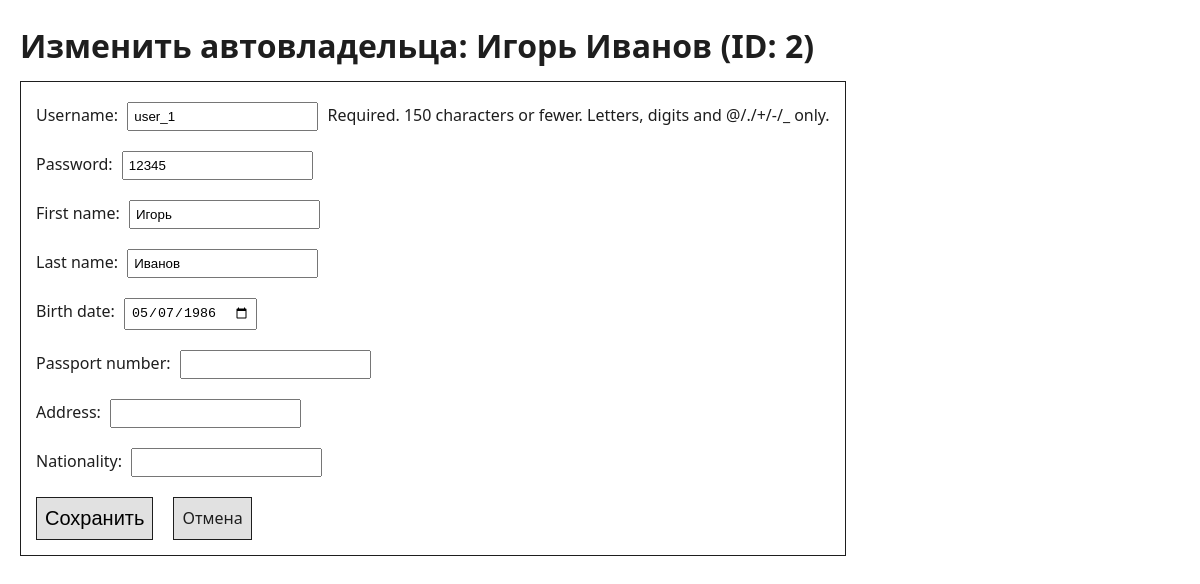
The app's page /owner/edit/2/, older data.
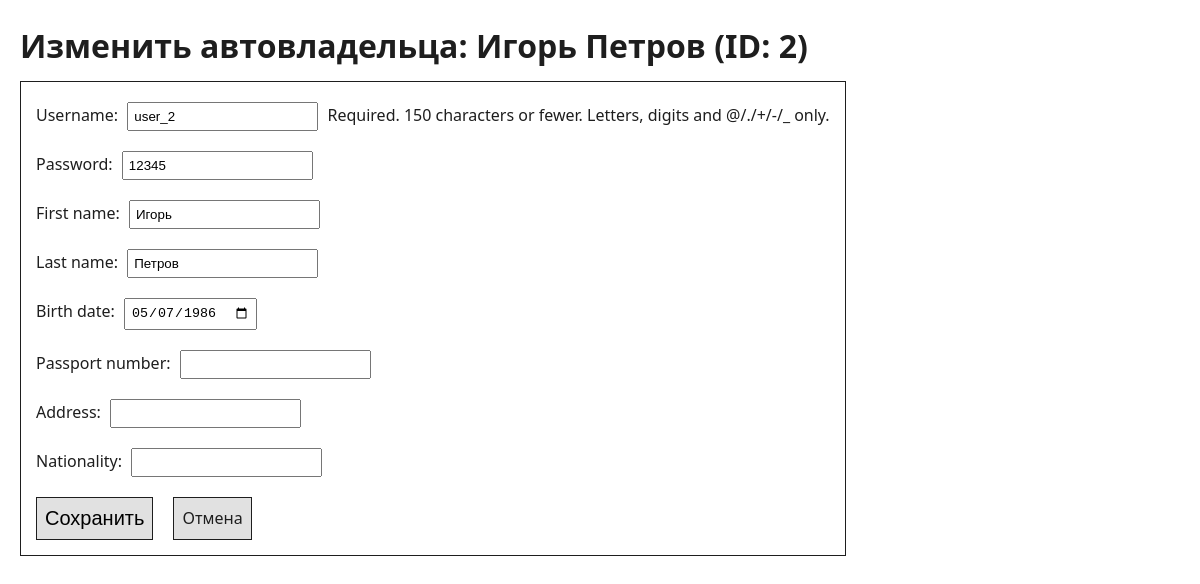
The same page, newer data.
### project_first_app/models.py (models this page shows, shortened)
class Owner(AbstractUser):
    birth_date = models.DateField(null=True, blank=True)
    passport_number = models.CharField(max_length=10, null=True, blank=True)
    address = models.CharField(max_length=255, null=True, blank=True)
    nationality = models.CharField(max_length=100, null=True, blank=True)
    cars = models.ManyToManyField('Car', through='Ownership')

### project_first_app/views.py (the view)
# urls.py: path('owner/edit/<int:id>/', views.edit_owner, name='edit_owner'),
def edit_owner(request, id):
    owner = get_object_or_404(Owner, id=id)
    if request.method == 'POST':
        form = OwnerForm(request.POST, instance=owner)
        if form.is_valid():
            form.save()
            return redirect('owners_list')
    else:
        form = OwnerForm(instance=owner)
    return render(request, 'owners/edit_owner.html', {'form': form, 'owner': owner})

### project_first_app/forms.py
class OwnerForm(forms.ModelForm):
    class Meta:
        model = Owner
        fields = ['username', 'password','first_name', 'last_name', 'birth_date', 'passport_number', 'address', 'nationality']
        widgets = {
            'birth_date': forms.DateInput(attrs={'type': 'date'})
        }

### templates/owners/edit_owner.html (shortened to what this page needs)
{% load static %}
<!DOCTYPE html>
<html>
<head>
    <link rel="stylesheet" href="{% static 'css/styles.css'%}" type="text/css">
</head>
<body>
    <h1>Изменить автовладельца: {{ owner.first_name }} {{ owner.last_name }} (ID: {{ owner.id }})</h1>
    <form method="post" class="form">
        {{ form.as_p }}
        <div class="buttons">
            <button type="submit">Сохранить</button>
            <a href="{% url 'owners_list' %}">Отмена</a>
        </div>
    </form>
</body>
</html>

Row changes from the older to the newer data that the page shows:
changed Owner "Игорь": last_name "Иванов" → "Петров"; username "user_1" → "user_2"
